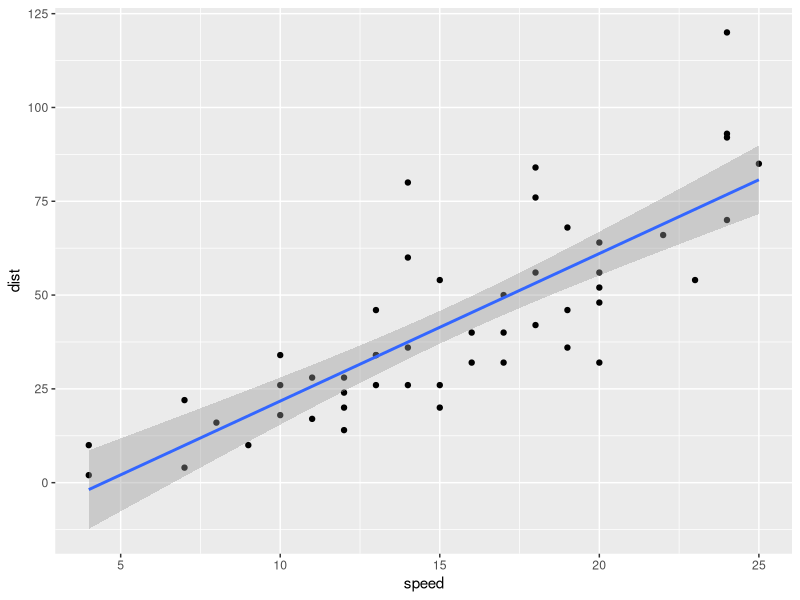
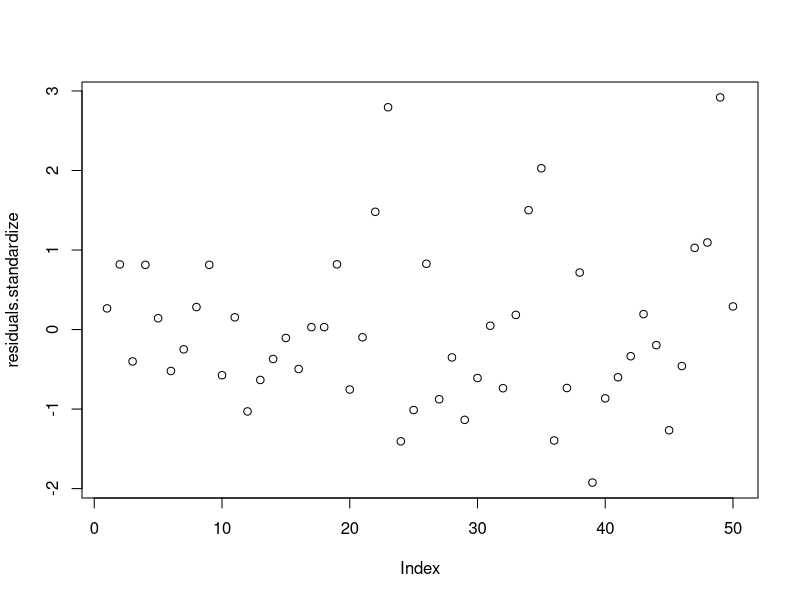
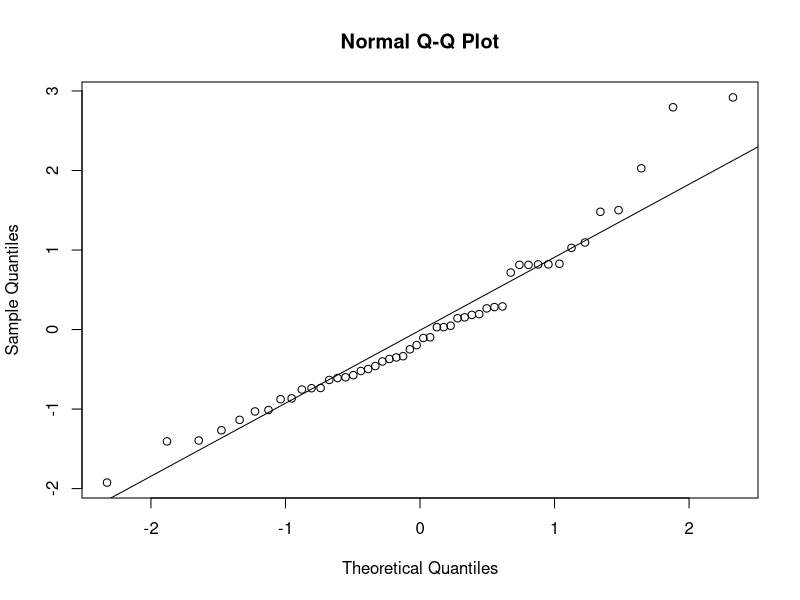

The R script that drew these images, in order: (Note: this script raises an error after producing the figures.)
# goals:
# - load a dataset
# - implement logistic regression
# - evaluate model accuracy
# - test normality of residuals

# import libraries
library(ggplot2)

head(cars)
df <- cars

# correlation between speed and dist:
cor(df$speed, df$dist)

# scatterplot aggplot2
ggplot(df, aes(speed, dist)) +
  geom_point() +
  geom_smooth(method = lm)
  ggtitle('speed vs. stopping distance')
  
# distance ~ speed 
# y = dist
# X = speed
  
  # Caroline used to translate ~ as 
  # "as explained by"
model <- lm(dist ~ speed, data = df)

# if we had mutiple variables, might
# look like
#lm(dist ~ speed + mpg, data= df)

summary(model)  
  
model$residuals
# gives item /std deviation
residuals.standardize <-  rstandard(model)
plot(residuals.standardize)  

# lots how close to our normal distribution 
#our standardized residuals are  

qqnorm(residuals.standardize)
qqline(residuals.standardize) 
 
 
# plot preds vs actual?
predict(linMod)

df$preds <- predict(linMod)

ggplot(df, aes(dist, preds)) + 
  geom_point() + 
  ggtitle('Actual vs. Predicted Stopping Distances')

# an excercise for you:

# ggplot2 has an inbuilt dataset called 'diamonds' of
# diamond features and prices.

# make a linear regression model predicting diamond
# prices based off of just one feature.

# BONUS: what metric might you check in choosing just
# one variable so as to maximize accuracy?

head(diamonds)

# BONUS: fit a regression model using x, y, and z

  
  
  
  